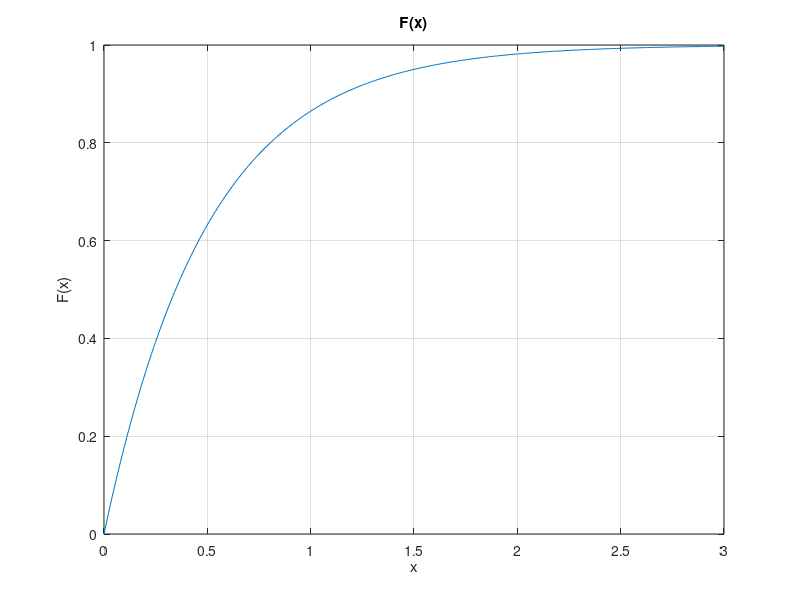
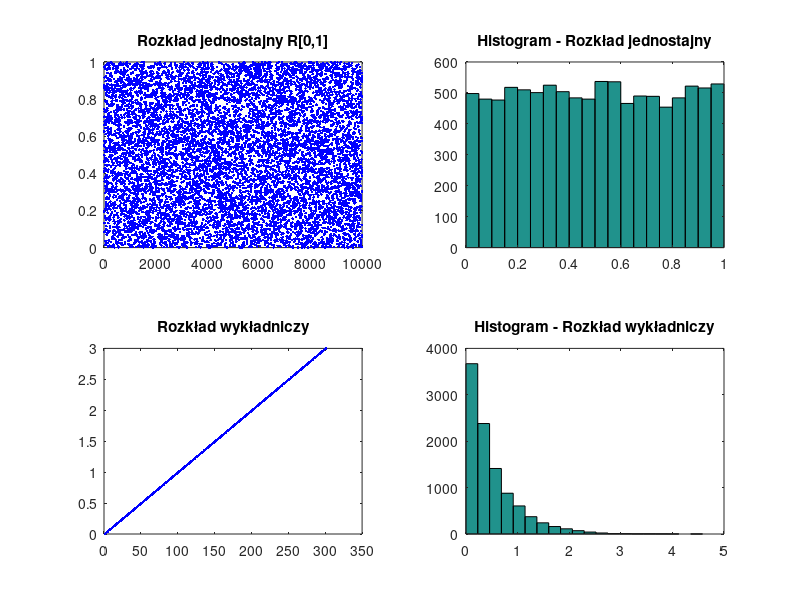

Reproduce these figures in MATLAB, in order.
lambda = 2;
%dystrybuanta
x = 0:0.01:3;
F = 1 - exp(-lambda * x);

% Wykres dystrybuanty
figure;
plot(x, F);
xlabel('x');
ylabel('F(x)');
title('F(x)');
grid;
pause;

N = 10000;
r = rand(1, N);
generated_x = - (1 / lambda) * log(1 - r);

% Wykresy rozkładu jednostajnego i wykładniczego oraz histogramy
figure;
subplot(2,2,1);
plot(r, 'b.');
title('Rozkład jednostajny R[0,1]');
subplot(2,2,2);
hist(r, 20);
title('Histogram - Rozkład jednostajny');

subplot(2,2,3);
plot(x, 'b.');
title('Rozkład wykładniczy');
subplot(2,2,4);
hist(generated_x, 20);
title('Histogram - Rozkład wykładniczy');

pause;
